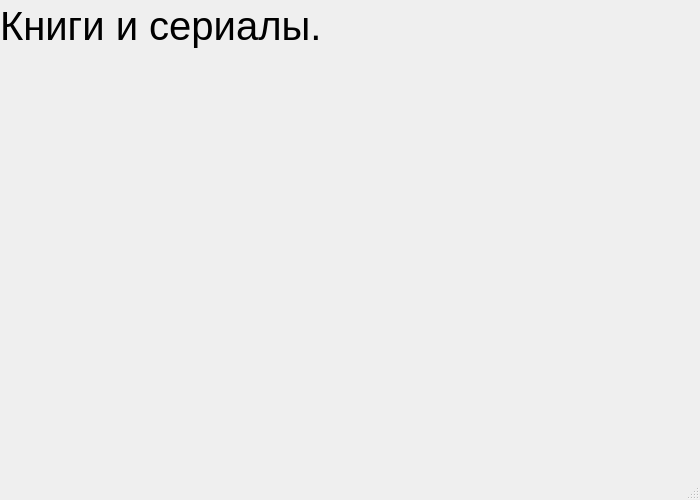
<?xml version="1.0" encoding="UTF-8"?>
<ui version="4.0">
 <class>MainWindow</class>
 <widget class="QMainWindow" name="MainWindow">
  <property name="geometry">
   <rect>
    <x>0</x>
    <y>0</y>
    <width>700</width>
    <height>500</height>
   </rect>
  </property>
  <property name="windowTitle">
   <string>MainWindow</string>
  </property>
  <widget class="QWidget" name="centralwidget">
   <widget class="QLabel" name="label">
    <property name="geometry">
     <rect>
      <x>0</x>
      <y>0</y>
      <width>331</width>
      <height>51</height>
     </rect>
    </property>
    <property name="font">
     <font>
      <pointsize>30</pointsize>
     </font>
    </property>
    <property name="text">
     <string>Книги и сериалы.</string>
    </property>
   </widget>
  </widget>
  <widget class="QMenuBar" name="menubar">
   <property name="geometry">
    <rect>
     <x>0</x>
     <y>0</y>
     <width>700</width>
     <height>21</height>
    </rect>
   </property>
  </widget>
  <widget class="QStatusBar" name="statusbar"/>
 </widget>
 <resources/>
 <connections/>
</ui>
